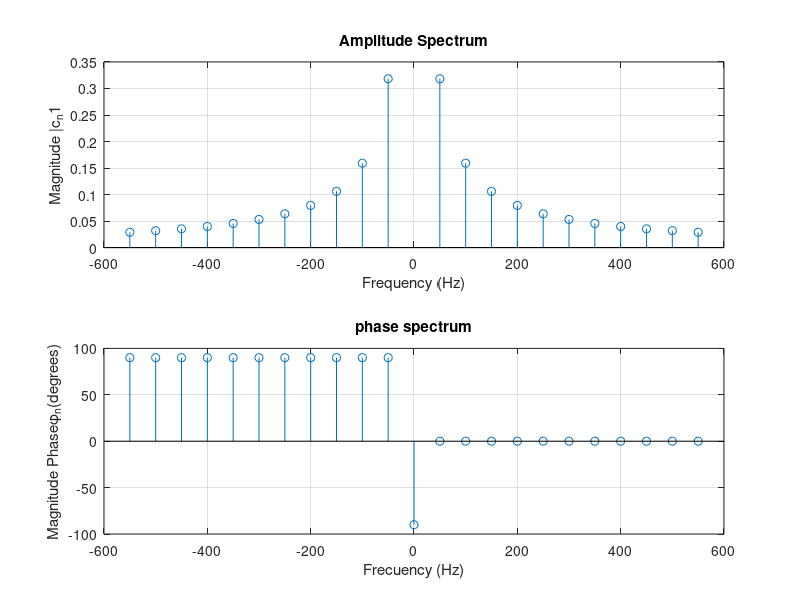

This figure's MATLAB source:
%Espectro de frequencia

clear, close all, clc
T=0.02; 
f0=1/T;
w0=2*pi/T; 
N=11 
n=-N:1:N;
fn=n*f0;
M=abs(1./(n*pi));
pha = zeros(1,23);
for i=1:N+1
    if  n(i)<0
        pha (i)=90;
    else
        pha (i)=-90;
    end
end
figure
subplot (211)
stem(fn,M)
grid
xlabel('Frequency (Hz)')
ylabel ('Magnitude |c_n1')
title ('Amplitude Spectrum')
subplot (212)
stem(fn,pha)
grid
xlabel('Frecuency (Hz)')
ylabel('Magnitude Phase\phi_n(degrees)')
title('phase spectrum')